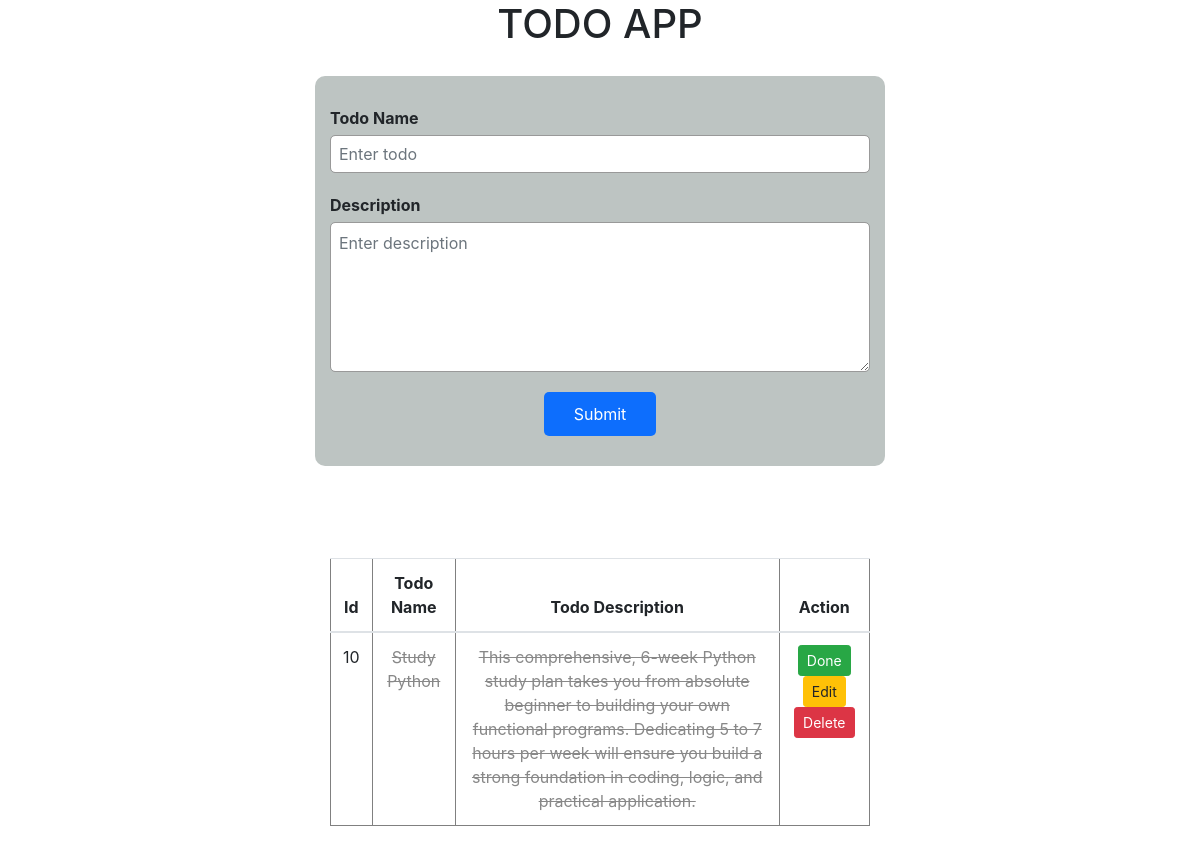
Before: / with the older database file.
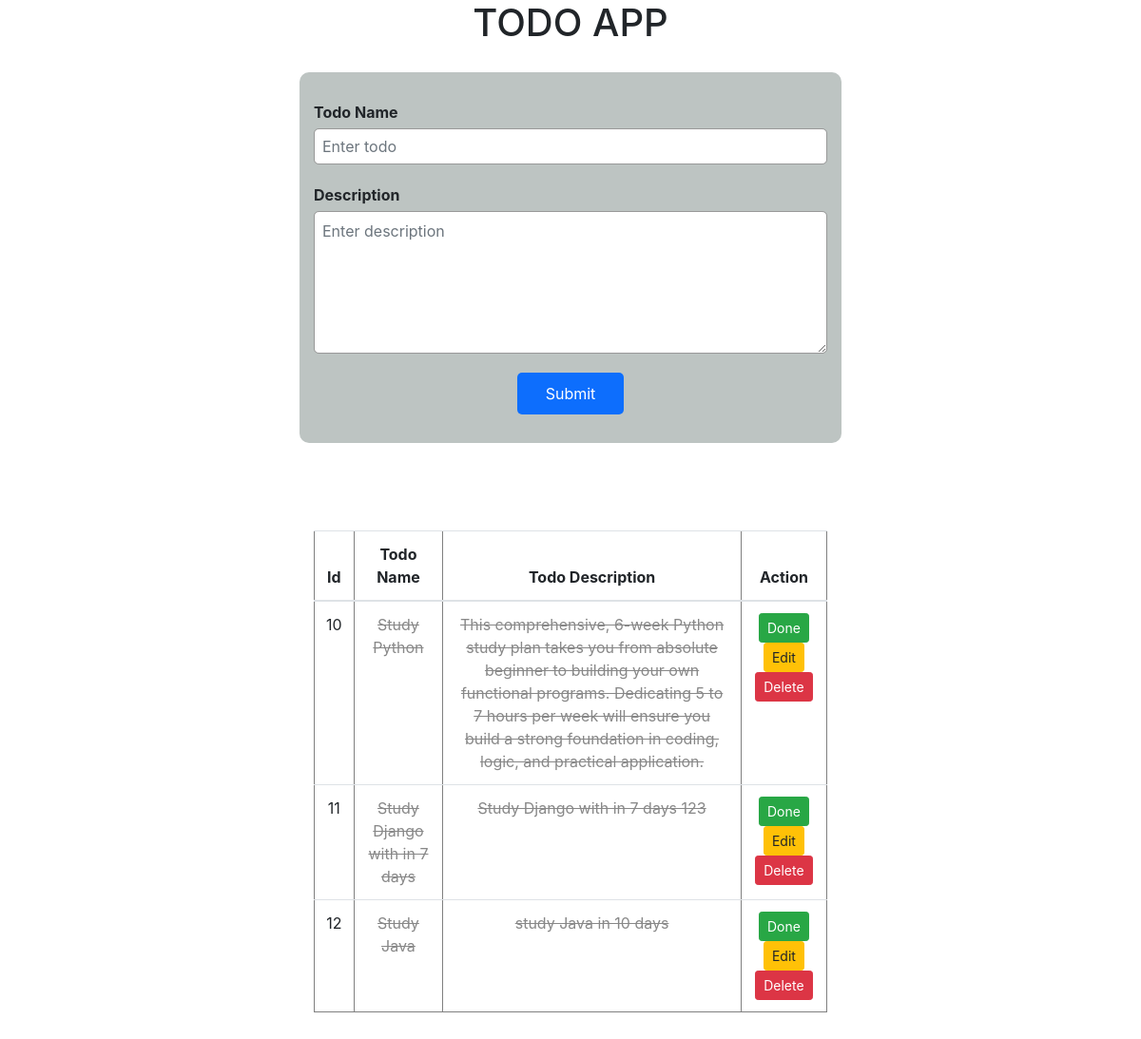
After: the same page with the newer database file.
### todo/models.py (models this page shows, shortened)
class todo(models.Model):
    todo=models.CharField(max_length=255)
    todo_dis=models.TextField()
    todo_date=models.DateField(auto_now=True)
    done=models.IntegerField(default=0)

### todo/views.py (the view)
# urls.py: path('',views.index,name='index' ),
def index(request):
    if request.method == "POST":
        form = TodoForms(request.POST)
        if form.is_valid():
            form.save()
            return redirect("index")
    else:
        form = TodoForms()
    data = {
        "form": form,
        "form_data": todo.objects.all()
    }
    return render(request, "index.html", data)

### todo/forms.py
class TodoForms(forms.ModelForm):
    class Meta:
        model= todo
        fields= ['todo', 'todo_dis']
        labels={
            'todo':'Todo Name',
            'todo_dis':'Todo Discription'
        }

### templates/index.html (shortened to what this page needs)
{% load static %}
<!DOCTYPE html>
<html lang="en">
<head>
    <link rel="stylesheet" href="{% static 'css/style.css' %}">
    <link rel="stylesheet" href="https://cdn.jsdelivr.net/npm/bootstrap@4.6.2/dist/css/bootstrap.min.css">
</head>
<body>
  <h1 class="text-center">TODO APP</h1>
  <div class="container text-center">
    <div class="row">
     <div class="form-attributes col-md-6 offset-md-3 ">
      <form method="POST">
            <div class="mb-3">
                <label for="todo" class="form-label">Todo Name</label>
                <input
                    type="text"
                    name="todo"
                    id="todo"
                    class="form-control"
                    placeholder="Enter todo"
                    required
                >
            </div>
            <div class="mb-3">
                <label for="todo_dis" class="form-label">Description</label>
                <textarea
                    name="todo_dis"
                    id="todo_dis"
                    class="form-control"
                    placeholder="Enter description"
                    rows="3"
                ></textarea>
            </div>
            <button type="submit" class="btn btn-primary">
                Submit
            </button>
        </form>
      </div>
      <div class="col-md-6 offset-md-3 ">
        <br>
        <br>
        <br>
            <table class="table space" border="1">
                <thead>
                    <tr>
                        <th>Id</th>
                        <th>Todo Name</th>
                        <th>Todo Description</th>
                        <th>Action</th>
                    </tr>
                </thead>
                <tbody>
                    {% for d in form_data %}
                    <tr>
                        <td>{{d.id}}</td>
                        <td><span class="{% if d.done == 1 %}todo-done{% endif %}">{{ d.todo }}</span></td>
                        <td><span class="{% if d.done == 1 %}todo-done{% endif %}">{{d.todo_dis}}</span></td>
                        <td>
                            <form action="{% url 'done' d.id %}" method="POST">
                                <button type="submit" class="btn btn-success btn-sm">
                                    Done
                                </button>
                            </form>
                            <button  class="btn btn-warning btn-sm" onclick="edit('{{d.id}}','{{d.todo}}','{{d.todo_dis}}')">
                                Edit
                            </button>
                            <form action="{% url 'delete' d.id %}" method="POST" style="display:inline;">
                                <button type="submit" class="btn btn-danger btn-sm">
                                    Delete
                                </button>
                            </form>
                        </td>
                    </tr>
                    {% endfor %}
                </tbody>
            </table>
        </div>
    </div>
  </div>
</body>
</html>

Changed rows visible on the page:
added todo: id "11", todo "Study Django with in 7 days", todo_dis "Study Django with in 7 days 123"
added todo: id "12", todo "Study Java", todo_dis "study Java in 10 days"
